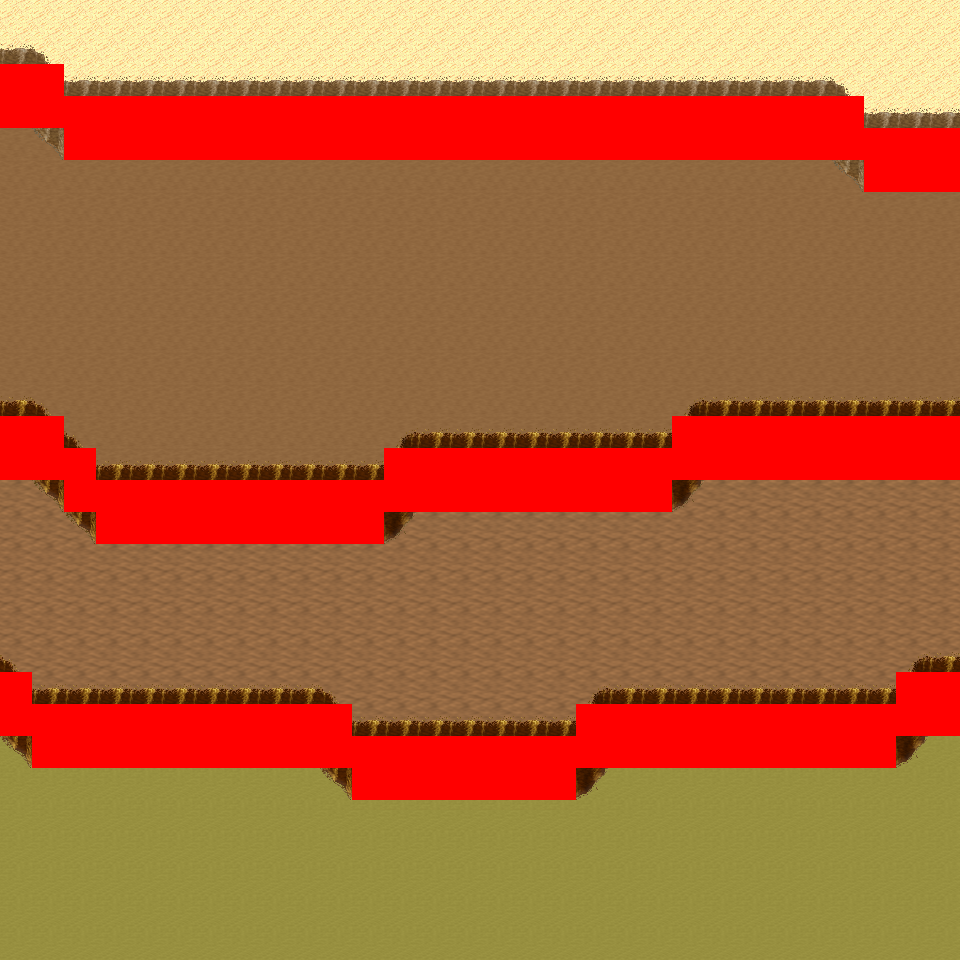

The image is a tile-based game level rendered from a .tmx file. Its description and source (layers, tilesets, objects; grid data summarised) follow:
An orthogonal 30x30 tile map with 32x32 px tiles, 6 tile layers (Ground, Object, Object2, Above, ...), 8 tilesets and 10 objects (10x mapExit).

<map version="1.0" orientation="orthogonal" renderorder="right-down" width="30" height="30" tilewidth="32" tileheight="32" nextobjectid="11">
  <tileset firstgid="1" name="tileset_logic_collision" tilewidth="32" tileheight="32" tilecount="1" columns="1">
    <image source="../drawable/tileset_logic_collision.png" width="32" height="32" />
  </tileset>
  <tileset firstgid="2" name="tileset_ground_ground" tilewidth="32" tileheight="32" tilecount="33" columns="3">
    <image source="../drawable/tileset_ground_ground.png" width="96" height="352" />
  </tileset>
  <tileset firstgid="35" name="tileset_ground_ridge_earth_pale" tilewidth="32" tileheight="32" tilecount="96" columns="12">
    <image source="../drawable/tileset_ground_ridge_earth_pale.png" width="384" height="256" />
  </tileset>
  <tileset firstgid="131" name="tileset_ground_ridge_earth_dark" tilewidth="32" tileheight="32" tilecount="96" columns="12">
    <image source="../drawable/tileset_ground_ridge_earth_dark.png" width="384" height="256" />
  </tileset>
  <tileset firstgid="227" name="tileset_terrain_desert" tilewidth="32" tileheight="32" tilecount="88" columns="8">
    <image source="../drawable/tileset_terrain_desert.png" width="256" height="352" />
  </tileset>
  <tileset firstgid="315" name="tileset_plant_tree_tree_darkgreen" tilewidth="32" tileheight="32" tilecount="88" columns="8">
    <image source="../drawable/tileset_plant_tree_tree_darkgreen.png" width="256" height="352" />
  </tileset>
  <tileset firstgid="403" name="tileset_plant_cactus_2" tilewidth="32" tileheight="32" tilecount="10" columns="5">
    <image source="../drawable/tileset_plant_cactus_2.png" width="160" height="64" />
  </tileset>
  <tileset firstgid="413" name="tileset_ground_sand_2" tilewidth="32" tileheight="32" tilecount="15" columns="5">
    <image source="../drawable/tileset_ground_sand_2.png" width="160" height="96" />
  </tileset>
  <layer name="Ground" width="30" height="30">
    <data>[900 cells, 900 non-empty, 4 distinct tile ids]</data>
  </layer>
  <layer name="Object" width="30" height="30">
    <data>[900 cells, 280 non-empty, 18 distinct tile ids]</data>
  </layer>
  <layer name="Object2" width="30" height="30">
    <data>[900 cells, 0 non-empty, 0 distinct tile ids]</data>
  </layer>
  <layer name="Above" width="30" height="30">
    <data>[900 cells, 0 non-empty, 0 distinct tile ids]</data>
  </layer>
  <layer name="Above2" width="30" height="30">
    <data>[900 cells, 0 non-empty, 0 distinct tile ids]</data>
  </layer>
  <layer name="Walkable" width="30" height="30">
    <data>[900 cells, 180 non-empty, 1 distinct tile ids]</data>
  </layer>
  <objectgroup name="MapEvents">
    <object id="1" name="north" type="mapExit" x="0" y="0" width="960" height="32">
      <properties>
        <property name="map" value="level_0_x18_y146" />
        <property name="x" value="0" />
        <property name="y" value="28" />
      </properties>
    </object>
    <object id="2" name="south" type="mapExit" x="0" y="928" width="960" height="32">
      <properties>
        <property name="map" value="level_0_x18_y148" />
        <property name="x" value="0" />
        <property name="y" value="1" />
      </properties>
    </object>
    <object id="3" name="west" type="mapExit" x="0" y="0" width="32" height="64">
      <properties>
        <property name="map" value="level_0_x17_y147" />
        <property name="x" value="28" />
        <property name="y" value="0" />
      </properties>
    </object>
    <object id="4" name="west2" type="mapExit" x="0" y="128" width="32" height="288">
      <properties>
        <property name="map" value="level_0_x17_y147" />
        <property name="x" value="28" />
        <property name="y" value="4" />
      </properties>
    </object>
    <object id="5" name="west3" type="mapExit" x="0" y="480" width="32" height="192">
      <properties>
        <property name="map" value="level_0_x17_y147" />
        <property name="x" value="28" />
        <property name="y" value="15" />
      </properties>
    </object>
    <object id="6" name="west4" type="mapExit" x="0" y="736" width="32" height="224">
      <properties>
        <property name="map" value="level_0_x17_y147" />
        <property name="x" value="28" />
        <property name="y" value="23" />
      </properties>
    </object>
    <object id="7" name="east" type="mapExit" x="928" y="0" width="32" height="128">
      <properties>
        <property name="map" value="level_0_x19_y147" />
        <property name="x" value="1" />
        <property name="y" value="0" />
      </properties>
    </object>
    <object id="8" name="east2" type="mapExit" x="928" y="192" width="32" height="224">
      <properties>
        <property name="map" value="level_0_x19_y147" />
        <property name="x" value="1" />
        <property name="y" value="6" />
      </properties>
    </object>
    <object id="9" name="east3" type="mapExit" x="928" y="480" width="32" height="192">
      <properties>
        <property name="map" value="level_0_x19_y147" />
        <property name="x" value="1" />
        <property name="y" value="15" />
      </properties>
    </object>
    <object id="10" name="east4" type="mapExit" x="928" y="736" width="32" height="224">
      <properties>
        <property name="map" value="level_0_x19_y147" />
        <property name="x" value="1" />
        <property name="y" value="23" />
      </properties>
    </object>
  </objectgroup>
</map>
